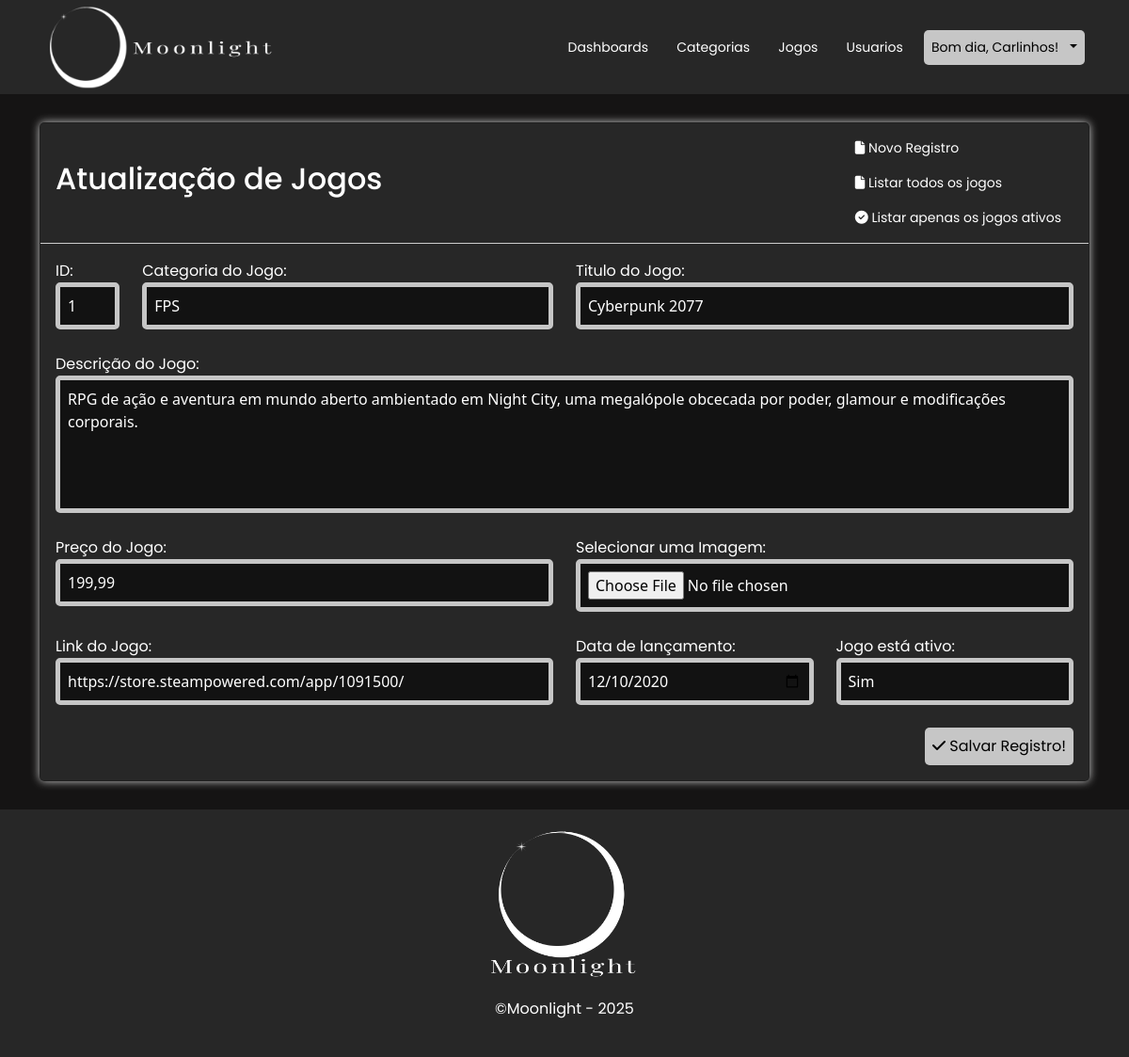
/Moonlight_Backend/Public/games/index/1 (signed in), run on the app's committed database.
### tables this page shows
CREATE TABLE `jogos` (
    `id_games` BIGINT NOT NULL AUTO_INCREMENT PRIMARY KEY,
    `id_categoria` BIGINT NOT NULL,
    `titulo` VARCHAR(255) NOT NULL COMMENT 'Nome do jogo',
    `descricao` VARCHAR(255) COMMENT 'Texto descritivo',
    `preco` DECIMAL(10,2) NOT NULL COMMENT 'Preço do jogo',
    `imagem` VARCHAR(255) COMMENT 'Caminho/URL da capa',
    `link` VARCHAR(255) COMMENT 'Caminho/URL do arquivo (ou null)',
    `data_lancamento` DATE NOT NULL COMMENT 'Data de lançamento',
    `ativo` ENUM('S', 'N') NOT NULL,
    CONSTRAINT `fk_jogos_categoria` FOREIGN KEY (`id_categoria`)
        REFERENCES `categorias`(`id_categoria`)  
        ON DELETE CASCADE
);

### Moonlight_Backend/Controller/GamesController.php (called while the page is built, shortened)
<?php
class GamesController{
    private $games;
    public function __construct(){
        $pdo = Conexao::connect();
        $this->categoria = new CategoriaModel($pdo);
        $this->games = new GamesModel($pdo);
    }
    public function index($id_games) {
        if (!empty($id_games)) {
            $dados = $this->games->editarGames($id_games);
            $id_games = $dados->id_games;
            $id_categoria = $dados->id_categoria;
            $titulo = $dados->titulo;
            $descricao = $dados->descricao;
            $preco = $dados->preco;
            $link = $dados->link;
            $data = $dados->data_lancamento;
            $ativo = $dados->ativo;
        }
        require "../Views/games/index.php";
    }
}

### Moonlight_Backend/Model/GamesModel.php (called while the page is built, shortened)
<?php
class GamesModel {
    private PDO $pdo;
    public function __construct(
        PDO $pdo,
    )
    {
        $this->pdo = $pdo;
    }
    public function editarGames($id) {
        $sql = "SELECT * FROM jogos WHERE id_games = :id_games LIMIT 1";
        $consulta = $this->pdo->prepare($sql);
        $consulta->bindParam(":id_games", $id);
        $consulta->execute();
        return $consulta->fetch(PDO::FETCH_OBJ);
    }
}

### Moonlight_Backend/Model/CategoriaModel.php (called while the page is built, shortened)
<?php
class CategoriaModel {
    private PDO $pdo;
    public function __construct(
        PDO $pdo,
    )
    {
        $this->pdo = $pdo;
    }
    public function listarCategoria() {
        $sql = "select * from categorias order by nm_cat";
        $consulta = $this->pdo->prepare($sql);
        $consulta->execute();
        return $consulta->fetchAll(PDO::FETCH_OBJ);
    }
}

### Moonlight_Backend/Views/games/index.php (the view, shortened to what this page needs)
<div class="container">
    <div class="card">
        <div class="card-header jc-between">
            <?php if(!empty($dados->id_games)): ?>
            <h2 class="float-start as-center white-text">Atualização de Jogos</h2>
            <?php else: ?>
            <h2 class="float-start as-center white-text">Cadastro de Jogos</h2>
            <?php endif; ?>
            <div class="float-end">
                <a href="<?= BASE_URL ?>/games" title="Novo Registro" class="simpleBtn p-x1 textdec-Debloat white-text">
                    <i class="fas fa-file"></i> Novo Registro
                </a>
                <a href="<?= BASE_URL ?>/games/listar" title="Listar" class="simpleBtn p-x1 textdec-Debloat white-text">
                    <i class="fas fa-file"></i> Listar todos os jogos
                </a>
                <a href="<?= BASE_URL ?>/games/listar?filtro=jogosativos" title="Jogos Prontos para Venda" class="simpleBtn p-x1 textdec-Debloat white-text mr-x1">
                    <i class="fas fa-check-circle"></i> Listar apenas os jogos ativos
                </a>
            </div>
        </div>
        <div class="card-body">
            <form name="formCadastro" method="post" action="<?= BASE_URL ?>/games/salvar" data-parsley-validate="" enctype="multipart/form-data">
                <div class="row">
                    <div class="col-12 col-md-1">
                        <label class="formLabel" for="id_games">ID:</label>
                        <input type="text" name="id_games" id="id_games" class="inputForm-control" readonly value="<?= $id_games ?>">
                    </div>
                    <div class="col-12 col-md-5">
                        <label class="formLabel" for="id_categoria">Categoria do Jogo:</label>
                        <?php
                            $dadosCategoria = $this->categoria->listarCategoria() ?? null;
                        ?>
                        <select name="id_categoria" id="id_categoria" class="selectForm-control" data-parsley-required-message="Selecione uma Categoria" <?= $dadosDisponiveis = $dadosCategoria ? "" : "style='display:none'" ?> required>
                            <?php
                                if($dadosCategoria){
                                    foreach($dadosCategoria as $dados) {
                                        $selectedOption = ($id_categoria == $dados->id_categoria) ? "selected" : "";
                                        echo "<option value='{$dados->id_categoria}' {$selectedOption} >{$dados->nm_cat}</option>";
                                    }
                                }
                            ?>
                        </select>
                    </div>
                    <div class="col-12 col-md-6">
                        <label class="formLabel" for="titulo">Titulo do Jogo:</label>
                        <input type="text" name="titulo" id="titulo" required class="inputForm-control" value="<?= $titulo ?>"
                            data-parsley-required-message="Preencha o titulo" placeholder="Digite o titulo do Jogo">
                    </div>
                </div>
                <br>
                <div class="row">
                    <div class="col-12 col-md-12">
                        <label class="formLabel" for="descricao">Descrição do Jogo:</label>
                        <textarea name="descricao" id="descricao" class="inputForm-control"
                        placeholder="Digite uma Descrição sobre o Jogo"
                        rows="5" style="resize: none;"><?= $descricao ?></textarea>
                    </div>
                </div>
                <br>
                <div class="row">
                    <div class="col-12 col-md-6">
                        <label class="formLabel" for="preco">Preço do Jogo:</label>
                        <input type="text" name="preco" id="preco" class="inputForm-control"
                        placeholder="Digite o preço do Jogo"
                        required data-parsley-required-message="Preencha o preço"
                        value="<?= number_format($preco,2,",",".") ?>"
                        inputmode="numeric">
                    </div>
                    <div class="col-12 col-md-6">
                        <label class="formLabel" for="imagem">Selecionar uma Imagem:</label>
                        <input type="file" name="imagem" id="imagem" class="inputForm-control"
                        accept="jpg">
                    </div>
                </div>
                <br>
                <div class="row">
                    <div class="col-12 col-md-6">
                        <label class="formLabel" for="link">Link do Jogo:</label>
                        <input type="text" name="link" id="link" class="inputForm-control"
                        placeholder="Digite o link do Jogo (para instalação)"
                        value="<?= $link ?>">
                    </div>
                    <div class="col-12 col-md-3">
                        <label class="formLabel" for="data_lancamento">Data de lançamento:</label>
                        <input type="date" name="data_lancamento" id="data_lancamento" class="inputForm-control"
                        placeholder="Digite a data de lançamento do jogo"
                        required data-parsley-required-message="Preencha a data de lançamento"
                        value="<?= $data ?>">
                    </div>
                    <div class="col-12 col-md-3">
                        <label for="ativo" class="formLabel">Jogo está ativo:</label>
                        <select name="ativo" id="ativo" class="selectForm-control" data-parsley-required-message="Selecione se o jogo já estará ativo." required>
                            <option value="S" <?= $ativo === "S" ? "selected" : "" ?>>Sim</option>
                        </select>
                    </div>
                </div>
                <br>
                <button type="submit" class="formBtn p-x1 black-text float-end">
                    <i class="fas fa-check"></i> Salvar Registro!
                </button>
            </form>
        </div>
    </div>
</div>

### Moonlight_Backend/Public/css/index/style.css (style rules this page uses)
:root { --mainColor: #151414; --textMainColor: #FFFFFF; --textMainColorhover:#c7c7c7; --elementColor: #272727; --elementHardColor: #121212; --elementHardColorAlpha: rgba(18, 18, 18, 0.769); --secondColor: #F5F5F5; --textSecondColor: #000000; --tableLine: #dddddddd; --tableBackground1: #FFFFFF; --tableBackground2: #f3f3f3; --tableCTA: #bebebe; --CTAColor: #26bbff; --CTAHoverColor: #72d3ff; --btnBackgroundColor: rgb(198, 198, 198); --btnBackgroundColorhover: rgb(255, 255, 255); --inputBackground: #121212; --inputBorder: rgb(198, 198, 198); --inputBackgroundhover: #272727; --inputBorderhover:rgb(255, 255, 255); --btnBackgroundCtaColor: #26bbff; --btnBackgroundCtaHoverColor: #72d3ff; --font-default: "Poppins", arial, sans-serif; }
html, body { margin: 0; padding: 0; overflow-x: hidden; min-height: 100vh; top: 0; left: 0; width: 100%; -webkit-font-smoothing: antialiased; -moz-osx-font-smoothing: grayscale; background-color: var(--mainColor); color: var(--textMainColor); }
* { margin: 0; padding: 0; box-sizing: border-box; }
.white-text { font-family: var(--font-default); color: var(--textMainColor); }
.black-text { font-family: var(--font-default); color: var(--textSecondColor) !important; }
.mr-x1 { margin-right: 5px; }
.jc-between { justify-content: space-between !important; }
.textdec-Debloat { text-decoration: none; }
.p-x1 { padding: 8px; }
.as-center { align-self: center; }
.simpleBtn { display: block; background-color: unset; color: var(--textMainColor); font-family: var(--font-default); font-size: 14px; border-radius: 5px; border: 0; padding: 8px; transition: ease-in-out 0.2s; }
.card { background-color: #272727; box-shadow: 0 0 10px #CCC; border-radius: 5px; margin: 30px 0; }

### Moonlight_Backend/Public/css/index/forms.css (style rules this page uses)
button { cursor: pointer; }
.card { background-color: #272727; box-shadow: 0 0 10px #CCC; border-radius: 5px; margin: 30px 0; }
.card-header { display: flex; border-bottom: 1px solid #CCC; justify-content: center; }
.formLabel { font-family: var(--font-default); color: var(--textMainColor); }
.inputForm-control { background-color: var(--inputBackground); border: 5px solid var(--inputBorder); border-radius: 5px !important; transition: ease-in-out 0.3s; color: var(--textMainColor) !important; display: block; width: 100%; font-size: 1rem; font-weight: 400; line-height: 1.5; appearance: none; background-clip: padding-box; padding: 8px; }
.inputForm-control::placeholder { font-family: var(--font-default); }
.selectForm-control { background-color: var(--inputBackground); border: 5px solid var(--inputBorder); border-radius: 5px !important; transition: ease-in-out 0.3s; color: var(--textMainColor) !important; display: block; width: 100%; font-size: 1rem; font-weight: 400; line-height: 1.5; appearance: none; background-clip: padding-box; padding: 8px; }
.formBtn { font-family: var(--font-default); background-color: var(--btnBackgroundColor); border: 0; border-radius: 5px; transition: ease-in-out 0.3s; }
.simpleBtn { display: block; color: var(--textMainColor); font-family: var(--font-default); font-size: 14px; border-radius: 5px; padding: 8px; transition: ease-in-out 0.2s; }

### data on the page
jogos: id_games "1", titulo "Cyberpunk 2077", descricao "RPG de ação e aventura em mundo aberto ambientado em Night City, uma megalópole obcecada por poder, glamour e modificações corporais.", preco "199,99", link "https://store.steampowered.com/app/1091500/", data_lancamento "12/10/2020", ativo "Sim"

### other printed values
$greeting "Bom dia"
$userName "Carlinhos"
form field id_categoria "FPS"
